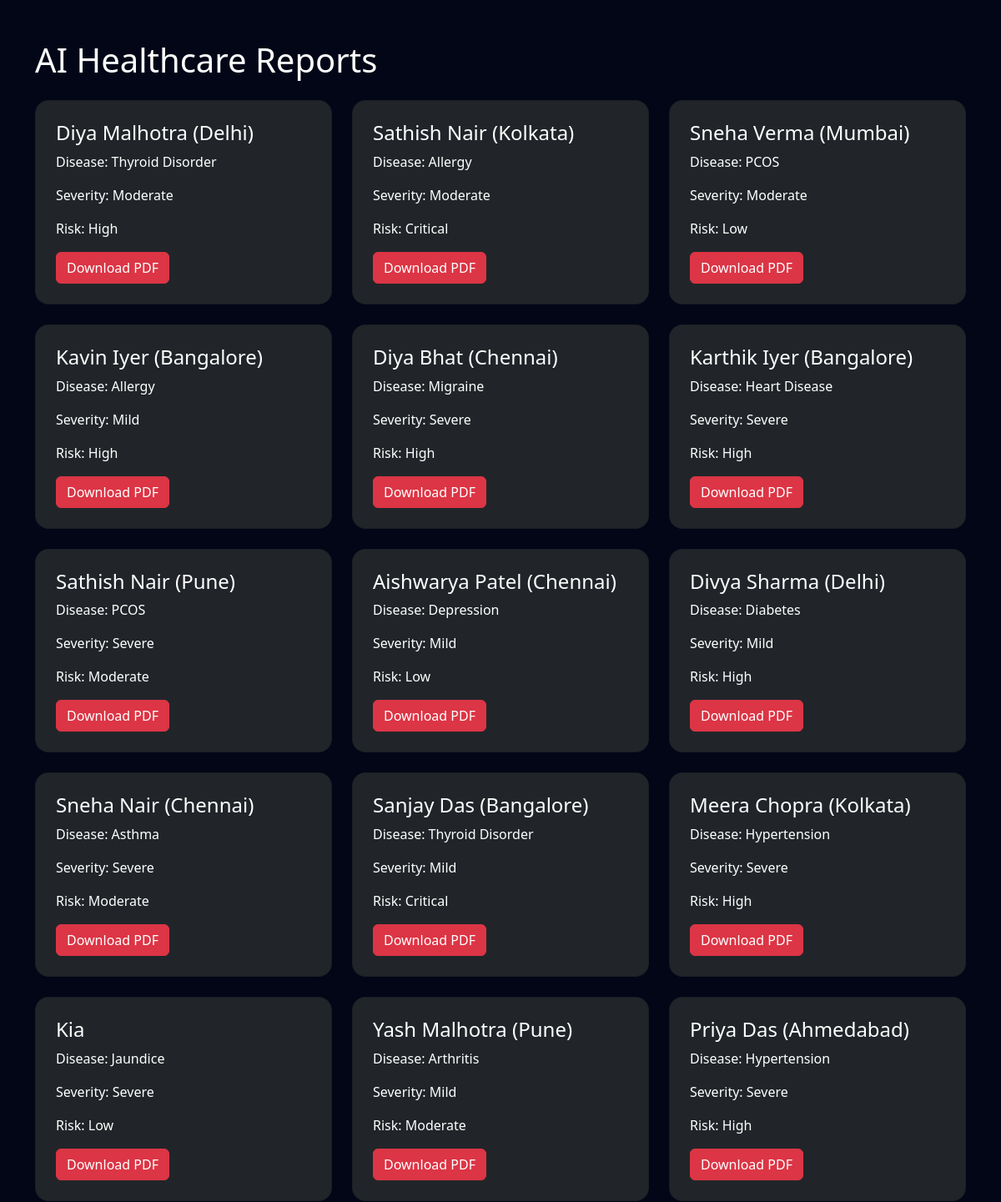
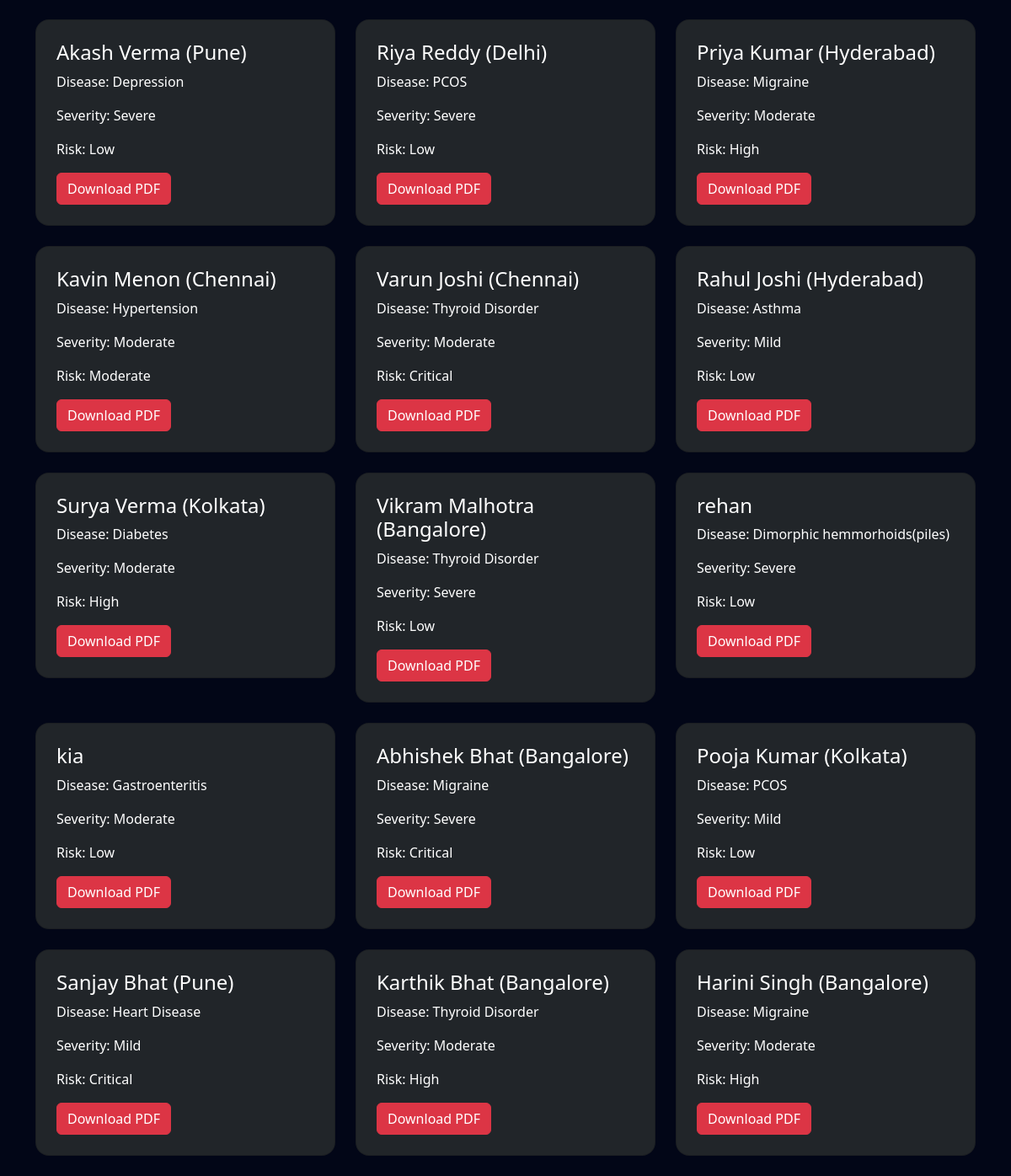
Page /reports on the committed database (2 pictures, top to bottom).
### tables this page shows
CREATE TABLE patient_records(

        id INTEGER PRIMARY KEY AUTOINCREMENT,

        patient_name TEXT,
        age INTEGER,
        gender TEXT,

        disease TEXT,
        severity TEXT,
        treatment TEXT,
        risk TEXT,
        stress TEXT,
        diet TEXT,
        appointment TEXT,

        symptoms TEXT

    );

### app.py (the view)
@app.route('/reports')
def reports():
    conn = sqlite3.connect('healthcare.db')
    cur = conn.cursor()
    cur.execute("""

        SELECT DISTINCT

            patient_name,
            disease,
            severity,
            risk

        FROM patient_records

        ORDER BY RANDOM()

        LIMIT 30

    """)
    reports = cur.fetchall()
    conn.close()
    return render_template(
        'reports.html',
        reports=reports
    )

### templates/reports.html (shortened to what this page needs)
<!DOCTYPE html>
<html>
<head>
    <link href="https://cdn.jsdelivr.net/npm/bootstrap@5.3.0/dist/css/bootstrap.min.css" rel="stylesheet">
</head>
<body style="background:#020617;color:white;">
<div class="container mt-5">
    <h1 class="mb-4">
        AI Healthcare Reports
    </h1>
    <div class="row">
        {% for report in reports %}
        <div class="col-md-4 mb-4">
            <div class="card bg-dark text-white p-4 rounded-4">
                <h4>{{ report[0] }}</h4>
                <p>Disease: {{ report[1] }}</p>
                <p>Severity: {{ report[2] }}</p>
                <p>Risk: {{ report[3] }}</p>
                <a href="/generate_report">
                    <button class="btn btn-danger">
                        Download PDF
                    </button>
                </a>
            </div>
        </div>
        {% endfor %}
    </div>
</div>
</body>
</html>

### rows in the picture
patient_records: patient_name "Diya Malhotra (Delhi)", disease "Thyroid Disorder", severity "Moderate", risk "High"
patient_records: patient_name "Sathish Nair (Kolkata)", disease "Allergy", severity "Moderate", risk "Critical"
patient_records: patient_name "Sneha Verma (Mumbai)", disease "PCOS", severity "Moderate", risk "Low"
patient_records: patient_name "Kavin Iyer (Bangalore)", disease "Allergy", severity "Mild", risk "High"
patient_records: patient_name "Diya Bhat (Chennai)", disease "Migraine", severity "Severe", risk "High"
patient_records: patient_name "Karthik Iyer (Bangalore)", disease "Heart Disease", severity "Severe", risk "High"
patient_records: patient_name "Sathish Nair (Pune)", disease "PCOS", severity "Severe", risk "Moderate"
patient_records: patient_name "Aishwarya Patel (Chennai)", disease "Depression", severity "Mild", risk "Low"
patient_records: patient_name "Divya Sharma (Delhi)", disease "Diabetes", severity "Mild", risk "High"
patient_records: patient_name "Sneha Nair (Chennai)", disease "Asthma", severity "Severe", risk "Moderate"
patient_records: patient_name "Sanjay Das (Bangalore)", disease "Thyroid Disorder", severity "Mild", risk "Critical"
patient_records: patient_name "Meera Chopra (Kolkata)", disease "Hypertension", severity "Severe", risk "High"
patient_records: patient_name "Kia", disease "Jaundice", severity "Severe", risk "Low"
patient_records: patient_name "Yash Malhotra (Pune)", disease "Arthritis", severity "Mild", risk "Moderate"
patient_records: patient_name "Priya Das (Ahmedabad)", disease "Hypertension", severity "Severe", risk "High"
patient_records: patient_name "Akash Verma (Pune)", disease "Depression", severity "Severe", risk "Low"
patient_records: patient_name "Riya Reddy (Delhi)", disease "PCOS", severity "Severe", risk "Low"
patient_records: patient_name "Priya Kumar (Hyderabad)", disease "Migraine", severity "Moderate", risk "High"
patient_records: patient_name "Kavin Menon (Chennai)", disease "Hypertension", report "Moderate"
patient_records: patient_name "Varun Joshi (Chennai)", disease "Thyroid Disorder", severity "Moderate", risk "Critical"
patient_records: patient_name "Rahul Joshi (Hyderabad)", disease "Asthma", severity "Mild", risk "Low"
patient_records: patient_name "Surya Verma (Kolkata)", disease "Diabetes", severity "Moderate", risk "High"
patient_records: patient_name "Vikram Malhotra (Bangalore)", disease "Thyroid Disorder", severity "Severe", risk "Low"
patient_records: patient_name "rehan", disease "Dimorphic hemmorhoids(piles)", severity "Severe", risk "Low"
patient_records: patient_name "kia", disease "Gastroenteritis", severity "Moderate", risk "Low"
patient_records: patient_name "Abhishek Bhat (Bangalore)", disease "Migraine", severity "Severe", risk "Critical"
patient_records: patient_name "Pooja Kumar (Kolkata)", disease "PCOS", severity "Mild", risk "Low"
patient_records: patient_name "Sanjay Bhat (Pune)", disease "Heart Disease", severity "Mild", risk "Critical"
patient_records: patient_name "Karthik Bhat (Bangalore)", disease "Thyroid Disorder", severity "Moderate", risk "High"
patient_records: patient_name "Harini Singh (Bangalore)", disease "Migraine", severity "Moderate", risk "High"
